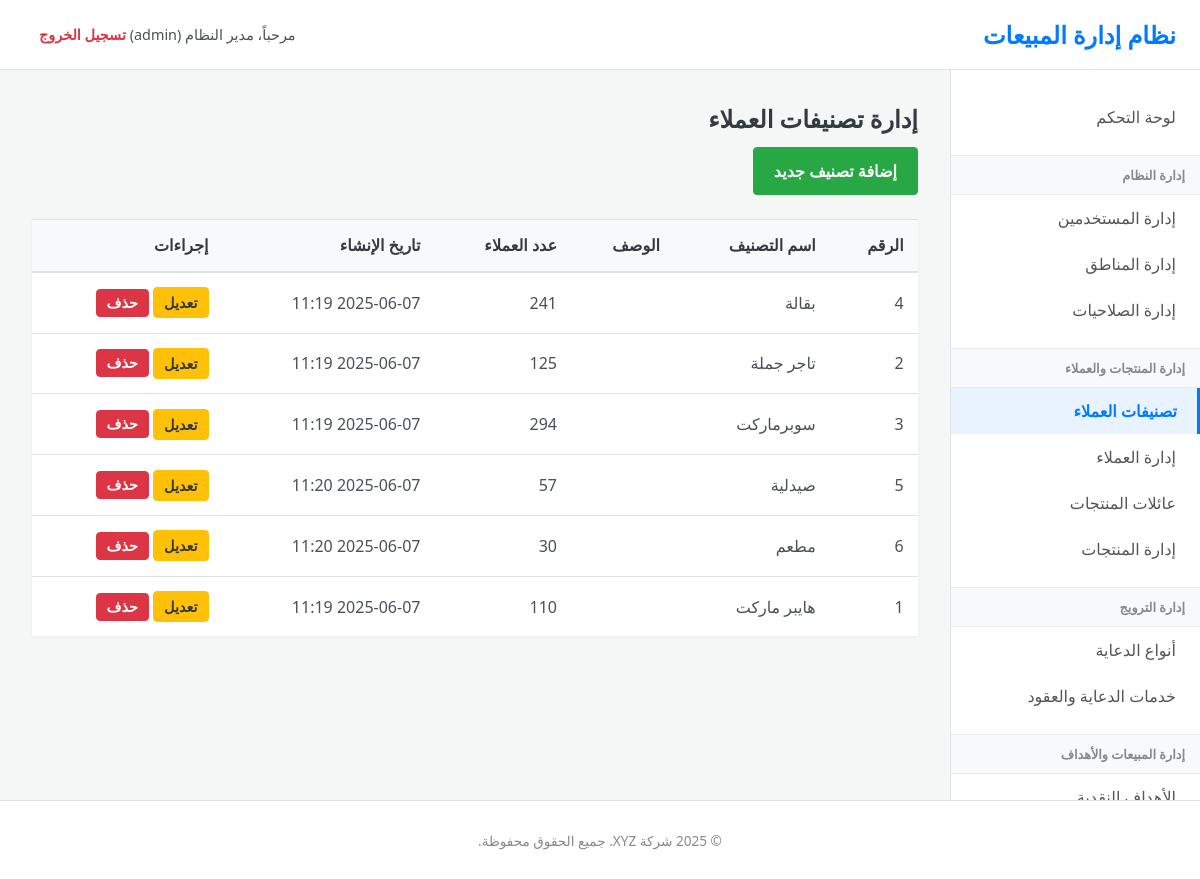
The app's page /index.php?page=customer_categories (signed in) with its own data.
### tables this page shows
CREATE TABLE IF NOT EXISTS `customer_categories` (
  `category_id` int NOT NULL AUTO_INCREMENT,
  `name` varchar(100) NOT NULL,
  `description` text,
  `created_at` timestamp NULL DEFAULT CURRENT_TIMESTAMP,
  `updated_at` timestamp NULL DEFAULT CURRENT_TIMESTAMP ON UPDATE CURRENT_TIMESTAMP,
  PRIMARY KEY (`category_id`),
  UNIQUE KEY `name` (`name`)
);

### controllers/customer_categories.php (called while the page is built, shortened)
<?php
$action = $_GET['action'] ?? 'list';
$page_title = "إدارة تصنيفات العملاء";
switch ($action) {
    case 'list':
    default:
        $stmt_categories = $pdo->query("SELECT cc.*, COUNT(c.customer_id) as customer_count
                                         FROM customer_categories cc
                                         LEFT JOIN customers c ON cc.category_id = c.category_id
                                         GROUP BY cc.category_id, cc.name, cc.description, cc.created_at, cc.updated_at
                                         ORDER BY cc.name ASC");
        $categories = $stmt_categories->fetchAll();
        break;
}
include 'views/layout.php';

### views/customer_categories/list.php (the view, shortened to what this page needs)
<h2><?php echo htmlspecialchars($page_title); ?></h2>
<div class="actions-bar">
    <a href="index.php?page=customer_categories&action=add" class="button-link add-btn">إضافة تصنيف جديد</a>
</div>
<table>
    <thead>
        <tr>
            <th>الرقم</th>
            <th>اسم التصنيف</th>
            <th>الوصف</th>
            <th>عدد العملاء</th>
            <th>تاريخ الإنشاء</th>
            <th>إجراءات</th>
        </tr>
    </thead>
    <tbody>
        <?php foreach ($categories as $category): ?>
        <tr>
            <td><?php echo htmlspecialchars($category['category_id']); ?></td>
            <td><?php echo htmlspecialchars($category['name']); ?></td>
            <td><?php echo nl2br(htmlspecialchars($category['description'] ?? '')); ?></td>
            <td><?php echo htmlspecialchars($category['customer_count']); ?></td>
            <td><?php echo date('Y-m-d H:i', strtotime($category['created_at'])); ?></td>
            <td>
                <a href="index.php?page=customer_categories&action=edit&id=<?php echo $category['category_id']; ?>" class="button-link edit-btn">تعديل</a>
                <form action="actions/customer_category_delete.php" method="POST" style="display:inline;" onsubmit="return confirm('هل أنت متأكد من رغبتك في حذف هذا التصنيف؟');">
                    <button type="submit" class="button-link delete-btn" <?php if ($category['customer_count'] > 0) echo 'disabled title="لا يمكن الحذف لوجود عملاء مرتبطين"'; ?>>
                        حذف
                    </button>
                </form>
            </td>
        </tr>
        <?php endforeach; ?>
    </tbody>
</table>

### css/style.css (style rules this page uses)
:root { --primary-color: #007bff; --secondary-color: #6c757d; --success-color: #28a745; --danger-color: #dc3545; --warning-color: #ffc107; --info-color: #17a2b8; --light-color: #f8f9fa; --dark-color: #343a40; --text-color: #495057; --border-color: #dee2e6; --body-bg: #f4f7f6; --sidebar-bg: #ffffff; --header-bg: #ffffff; --font-family: 'Tahoma', 'Segoe UI', sans-serif; }
* { box-sizing: border-box; }
body { font-family: var(--font-family); background-color: var(--body-bg); margin: 0; padding: 0; color: var(--text-color); font-size: 16px; direction: rtl; }
a { color: var(--primary-color); text-decoration: none; transition: color 0.3s ease; }
h1, h2, h3, h4, h5, h6 { color: var(--dark-color); margin-top: 0; margin-bottom: 0.75rem; }
.button-link, .btn { display: inline-block; font-weight: 600; text-align: center; vertical-align: middle; cursor: pointer; user-select: none; background-color: var(--primary-color); border: 1px solid var(--primary-color); padding: 0.75rem 1.25rem; font-size: 1rem; border-radius: 0.25rem; color: #fff; transition: all 0.15s ease-in-out; }
.button-link.add-btn { background-color: var(--success-color); border-color: var(--success-color); }
.button-link.edit-btn { background-color: var(--warning-color); border-color: var(--warning-color); color: var(--dark-color); padding: 5px 10px; font-size: 0.9em; }
.button-link.delete-btn { background-color: var(--danger-color); border-color: var(--danger-color); padding: 5px 10px; font-size: 0.9em; }
.actions-bar { margin-bottom: 1.5rem; display:flex; gap:10px; }
table { width: 100%; margin-bottom: 1rem; color: var(--text-color); border-collapse: collapse; background-color: #fff; box-shadow: 0 1px 3px rgba(0,0,0,0.05); }
table th, table td { padding: 0.9rem; vertical-align: middle; border-top: 1px solid var(--border-color); text-align: right; }
table thead th { vertical-align: bottom; border-bottom: 2px solid var(--border-color); background-color: var(--light-color); font-weight: 600; color: var(--dark-color); }

### records on screen
customer_categories: category_id "4", name "بقالة", customer_count "241", created_at "2025-06-07 11:19"
customer_categories: category_id "2", name "تاجر جملة", customer_count "125", created_at "2025-06-07 11:19"
customer_categories: category_id "3", name "سوبرماركت", customer_count "294", created_at "2025-06-07 11:19"
customer_categories: category_id "5", name "صيدلية", customer_count "57", created_at "2025-06-07 11:20"
customer_categories: category_id "6", name "مطعم", customer_count "30", created_at "2025-06-07 11:20"
customer_categories: category_id "1", name "هايبر ماركت", customer_count "110", created_at "2025-06-07 11:19"

### other values on screen
$_SESSION['full_name'] "مدير النظام"
$_SESSION['user_role'] "admin"
$page_title "إدارة تصنيفات العملاء"
